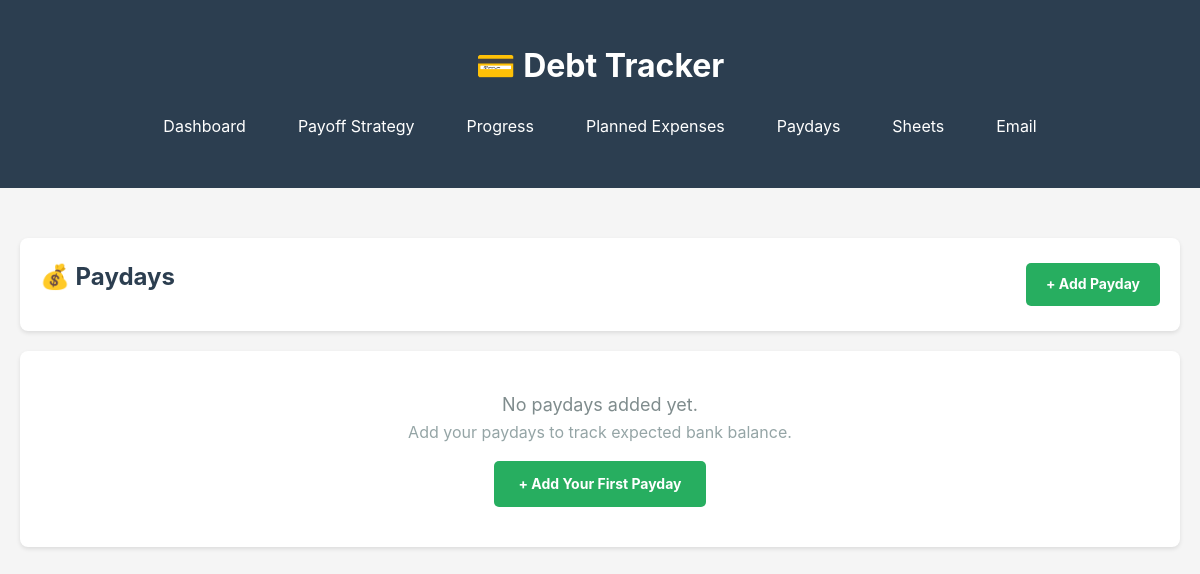
The page /paydays (signed in) on the database as committed earlier.
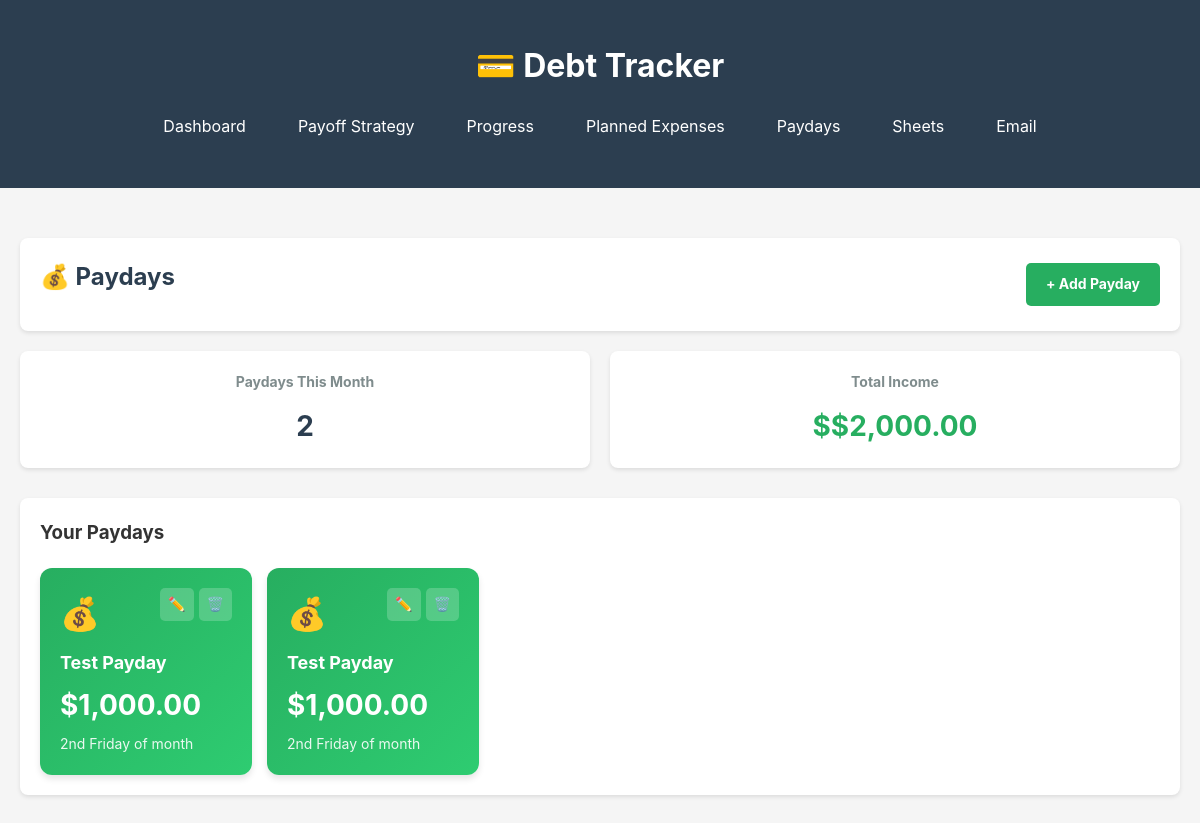
The same page on the database as committed later.
### tables this page shows
CREATE TABLE paydays (
            id INTEGER PRIMARY KEY AUTOINCREMENT,
            day INTEGER NOT NULL,
            amount REAL NOT NULL,
            name TEXT DEFAULT 'Payday',
            is_active INTEGER DEFAULT 1,
            created_at TIMESTAMP DEFAULT CURRENT_TIMESTAMP
        , payday_type TEXT DEFAULT 'day_of_month', weekday INTEGER DEFAULT 5, week_number INTEGER);

### app.py (the view)
@app.route('/paydays')
@login_required
def paydays():
    conn = get_db()
    cursor = conn.cursor()
    cursor.execute('SELECT * FROM paydays WHERE is_active = 1 ORDER BY day ASC')
    payday_list = cursor.fetchall()
    conn.close()
    return render_template('paydays.html', paydays=payday_list)

### app.py (called while the page is built)
def login_required(f):
    from functools import wraps
    @wraps(f)
    def decorated_function(*args, **kwargs):
        if 'logged_in' not in session:
            return redirect(url_for('login'))
        return f(*args, **kwargs)
    return decorated_function

@app.template_filter('currency')
def currency_filter(value):
    if value is None:
        return "$0.00"
    try:
        return "${:,.2f}".format(float(value))
    except:
        return "$0.00"

def get_db():
    conn = sqlite3.connect(DATABASE)
    conn.row_factory = sqlite3.Row
    return conn

### templates/paydays.html (shortened to what this page needs)
{% extends "base.html" %}
{% block content %}
<div class="card">
    <div style="display: flex; justify-content: space-between; align-items: center; flex-wrap: wrap; gap: 15px;">
        <h2>💰 Paydays</h2>
        <a href="/paydays/add" class="btn" style="background: #27ae60; color: white; padding: 10px 20px; border-radius: 5px; text-decoration: none; font-weight: bold;">+ Add Payday</a>
    </div>
</div>
{% if paydays %}
<div class="stats-grid">
    <div class="stat-card">
        <h3>Paydays This Month</h3>
        <div class="value">{{ paydays|length }}</div>
    </div>
    <div class="stat-card">
        <h3>Total Income</h3>
        <div class="value" style="color: #27ae60;">${{ paydays|sum(attribute='amount')|currency }}</div>
    </div>
</div>
<div class="card">
    <h3>Your Paydays</h3>
    <div class="expense-grid">
        {% for payday in paydays %}
        <div class="expense-card" style="background: linear-gradient(135deg, #27ae60 0%, #2ecc71 100%);">
            <div class="expense-header">
                <span class="expense-icon">💰</span>
                <div class="expense-actions">
                    <a href="/paydays/{{ payday.id }}/edit" class="icon-btn" title="Edit">✏️</a>
                    <a href="/paydays/{{ payday.id }}/delete" class="icon-btn" title="Delete" onclick="return confirm('Delete this payday?')">🗑️</a>
                </div>
            </div>
            <div class="expense-name">{{ payday.name }}</div>
            <div class="expense-amount">{{ payday.amount|currency }}</div>
            <div class="expense-due">
                {% if payday.payday_type == 'day_of_month' %}
                    Day: {{ payday.day }}{{ payday.day|ordinal }}
                {% elif payday.payday_type == 'second_friday' %}
                    2nd Friday of month
                {% elif payday.payday_type == 'last_friday' %}
                    Last Friday of month
                {% else %}
                    Day: {{ payday.day }}
                {% endif %}
            </div>
        </div>
        {% endfor %}
    </div>
</div>
{% else %}
<div class="card" style="text-align: center; padding: 40px;">
    <p style="color: #7f8c8d; font-size: 18px;">No paydays added yet.</p>
    <p style="color: #95a5a6;">Add your paydays to track expected bank balance.</p>
    <a href="/paydays/add" class="btn" style="background: #27ae60; color: white; padding: 12px 24px; border-radius: 5px; text-decoration: none; display: inline-block; margin-top: 15px; font-weight: bold;">+ Add Your First Payday</a>
</div>
{% endif %}
{% endblock %}

### templates/base.html (shortened to what this page needs)
<!DOCTYPE html>
<html lang="en">
<head>
</head>
<body>
    <header>
        <div class="container">
            <h1>💳 Debt Tracker</h1>
            <nav>
                <a href="/">Dashboard</a>
                <a href="/strategy">Payoff Strategy</a>
                <a href="/progress">Progress</a>
                <a href="/expenses">Planned Expenses</a>
                <a href="/paydays">Paydays</a>
                <a href="/sheets/manage">Sheets</a>
                <a href="/email/configure">Email</a>
            </nav>
        </div>
    </header>
    <div class="container">
        {% block content %}{% endblock %}
    </div>
</body>
</html>

### templates/base.html (style rules this page uses)
* { margin: 0; padding: 0; box-sizing: border-box; }
body { font-family: -apple-system, BlinkMacSystemFont, 'Segoe UI', Roboto, Oxygen, Ubuntu, sans-serif; background: #f5f5f5; color: #333; line-height: 1.6; }
.container { max-width: 1200px; margin: 0 auto; padding: 20px; }
header { background: #2c3e50; color: white; padding: 20px 0; margin-bottom: 30px; }
header h1 { text-align: center; }
nav { display: flex; justify-content: center; gap: 20px; margin-top: 15px; }
nav a { color: white; text-decoration: none; padding: 8px 16px; border-radius: 4px; transition: background 0.3s; }
.card { background: white; border-radius: 8px; padding: 20px; margin-bottom: 20px; box-shadow: 0 2px 4px rgba(0,0,0,0.1); }
.card h2 { margin-bottom: 15px; color: #2c3e50; }
.btn { display: inline-block; padding: 10px 20px; background: #3498db; color: white; text-decoration: none; border-radius: 4px; border: none; cursor: pointer; transition: background 0.3s; font-size: 14px; }
.stats-grid { display: grid; grid-template-columns: repeat(auto-fit, minmax(200px, 1fr)); gap: 20px; margin-bottom: 30px; }
.stat-card { background: white; padding: 20px; border-radius: 8px; box-shadow: 0 2px 4px rgba(0,0,0,0.1); text-align: center; }
.stat-card h3 { font-size: 14px; color: #7f8c8d; margin-bottom: 10px; }
.stat-card .value { font-size: 28px; font-weight: bold; color: #2c3e50; }

### templates/paydays.html (style rules this page uses)
.expense-grid { display: grid; grid-template-columns: repeat(auto-fill, minmax(200px, 1fr)); gap: 15px; margin-top: 20px; }
.expense-card { background: linear-gradient(135deg, #667eea 0%, #764ba2 100%); border-radius: 12px; padding: 20px; color: white; box-shadow: 0 4px 6px rgba(0,0,0,0.1); transition: transform 0.2s; }
.expense-header { display: flex; justify-content: space-between; align-items: flex-start; }
.expense-icon { font-size: 32px; }
.expense-actions { display: flex; gap: 5px; }
.icon-btn { background: rgba(255,255,255,0.2); border: none; border-radius: 5px; padding: 5px 8px; cursor: pointer; font-size: 14px; text-decoration: none; }
.expense-name { font-size: 18px; font-weight: bold; margin-top: 10px; }
.expense-amount { font-size: 28px; font-weight: bold; margin: 5px 0; }
.expense-due { font-size: 14px; opacity: 0.9; }

Rows that differ between the two databases and show on the page:
added paydays: name "Test Payday", amount "$1,000.00", payday_type "2nd Friday of month"
added paydays: name "Test Payday", amount "$1,000.00", payday_type "2nd Friday of month"
Other text that changed with them:
{{ paydays|length }}: (not shown) → "2"
{{ paydays|sum(attribute='amount')|currency }}: (not shown) → "$2,000.00"
text no longer shown: "No paydays added yet. Add your paydays to track expected bank balance. + Add Your First Payday"
text now shown: "Paydays This Month Total Income $ Your Paydays"
